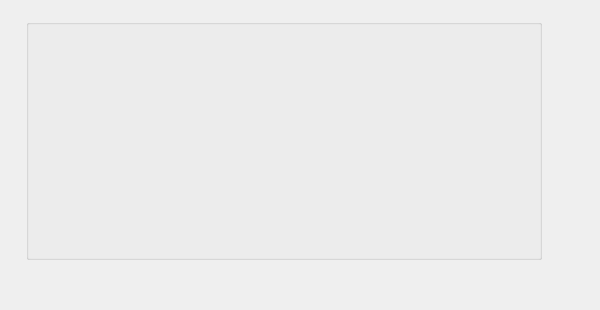
    <widget class="QWidget" name="tab_4">
     <attribute name="title">
      <string>Field</string>
     </attribute>
     <widget class="QLabel" name="qlabel_field_image">
      <property name="geometry">
       <rect>
        <x>0</x>
        <y>-10</y>
        <width>591</width>
        <height>301</height>
       </rect>
      </property>
      <property name="sizePolicy">
       <sizepolicy hsizetype="Fixed" vsizetype="Fixed">
        <horstretch>0</horstretch>
        <verstretch>0</verstretch>
       </sizepolicy>
      </property>
      <property name="autoFillBackground">
       <bool>false</bool>
      </property>
      <property name="styleSheet">
       <string notr="true"/>
      </property>
      <property name="text">
       <string/>
      </property>
      <property name="pixmap">
       <pixmap>png/field_small_2025.png</pixmap>
      </property>
     </widget>
     <widget class="QGroupBox" name="qgroupbox_field">
      <property name="geometry">
       <rect>
        <x>26</x>
        <y>19</y>
        <width>516</width>
        <height>241</height>
       </rect>
      </property>
      <property name="title">
       <string/>
      </property>
      <widget class="QLabel" name="qlabel_robot">
       <property name="geometry">
        <rect>
         <x>290</x>
         <y>90</y>
         <width>41</width>
         <height>41</height>
        </rect>
       </property>
       <property name="sizePolicy">
        <sizepolicy hsizetype="Preferred" vsizetype="Preferred">
         <horstretch>0</horstretch>
         <verstretch>0</verstretch>
        </sizepolicy>
       </property>
       <property name="font">
        <font>
         <pointsize>12</pointsize>
         <bold>true</bold>
        </font>
       </property>
       <property name="styleSheet">
        <string notr="true"/>
       </property>
       <property name="text">
        <string/>
       </property>
       <property name="textFormat">
        <enum>Qt::AutoText</enum>
       </property>
       <property name="pixmap">
        <pixmap>png/blockhead.png</pixmap>
       </property>
       <property name="scaledContents">
        <bool>true</bool>
       </property>
       <property name="alignment">
        <set>Qt::AlignCenter</set>
       </property>
      </widget>
      <widget class="QLabel" name="qlabel_quest">
       <property name="geometry">
        <rect>
         <x>320</x>
         <y>160</y>
         <width>41</width>
         <height>41</height>
        </rect>
       </property>
       <property name="sizePolicy">
        <sizepolicy hsizetype="Preferred" vsizetype="Preferred">
         <horstretch>0</horstretch>
         <verstretch>0</verstretch>
        </sizepolicy>
       </property>
       <property name="font">
        <font>
         <pointsize>12</pointsize>
         <bold>true</bold>
        </font>
       </property>
       <property name="styleSheet">
        <string notr="true"/>
       </property>
       <property name="text">
        <string/>
       </property>
       <property name="textFormat">
        <enum>Qt::AutoText</enum>
       </property>
       <property name="pixmap">
        <pixmap>png/quest.png</pixmap>
       </property>
       <property name="scaledContents">
        <bool>true</bool>
       </property>
       <property name="alignment">
        <set>Qt::AlignCenter</set>
       </property>
      </widget>
      <widget class="QLabel" name="qlabel_ghost">
       <property name="geometry">
        <rect>
         <x>120</x>
         <y>160</y>
         <width>41</width>
         <height>41</height>
        </rect>
       </property>
       <property name="sizePolicy">
        <sizepolicy hsizetype="Preferred" vsizetype="Preferred">
         <horstretch>0</horstretch>
         <verstretch>0</verstretch>
        </sizepolicy>
       </property>
       <property name="font">
        <font>
         <pointsize>12</pointsize>
         <bold>true</bold>
        </font>
       </property>
       <property name="styleSheet">
        <string notr="true"/>
       </property>
       <property name="text">
        <string/>
       </property>
       <property name="textFormat">
        <enum>Qt::AutoText</enum>
       </property>
       <property name="pixmap">
        <pixmap>png/ghost.png</pixmap>
       </property>
       <property name="scaledContents">
        <bool>true</bool>
       </property>
       <property name="alignment">
        <set>Qt::AlignCenter</set>
       </property>
      </widget>
     </widget>
    </widget>
